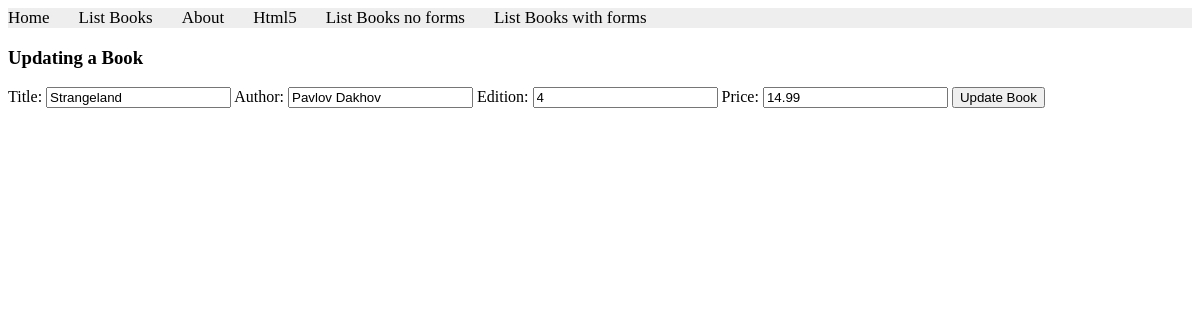
The app's page /books/lab10_part2/editbook2/225 with its own data.
### apps/bookmodule/models.py (models this page shows)
class Book(models.Model):
    title = models.CharField(max_length = 50)
    author = models.CharField(max_length = 50)
    price = models.FloatField(default = 0.0)
    edition = models.SmallIntegerField(default = 1, null = False)

### apps/bookmodule/views.py (the view)
# urls.py: path('lab10_part2/editbook2/<id>', views.editbook2, name="books.editbook2"),
def editbook2(request,id):
    obj = Book.objects.get(id = id)
    if request.method=='POST':
        form = BookForm(request.POST, instance=obj)
        if form.is_valid():
            form.save()
            return redirect('books.listbooks2')
    else: form = BookForm(instance=obj)
    return render(request, "bookmodule/editbook2.html",{'form':form})

### apps/bookmodule/forms.py
class BookForm(forms.ModelForm):
    class Meta:
        model = Book # tell form that model to map
        fields = ['title', 'author', 'edition', 'price'] # tell form what to map from model
    title = forms.CharField(
        max_length=100,
        required=True,
        label="Title",
        widget= forms.TextInput( attrs= {
            'placeholder':'',
            'class':"mycssclass",
            'id':'jsID'
            }))
    author = forms.CharField(
        max_length=100,
        required=True,
        label="Author",
        widget= forms.TextInput( attrs= {
            'placeholder':'',
            'class':"mycssclass",
            'id':'jsID'
            }))
    edition = forms.IntegerField(
        required=True,
        initial=0,
        widget=forms.NumberInput()
        )
    price = forms.DecimalField(
        required=True,
        label="Price",
        initial=0
        )

### apps/templates/bookmodule/editbook2.html (shortened to what this page needs)
{% extends "layouts/base.html" %}
 {% block content %}
 <h3>Updating a Book</h3>
 <form method = "post">
    {{form}} <button type="submit">Update Book</button>
</form>
{% endblock content %}

### records on screen
Book: title "Strangeland", author "Pavlov Dakhov", edition "4", price "14.99"
